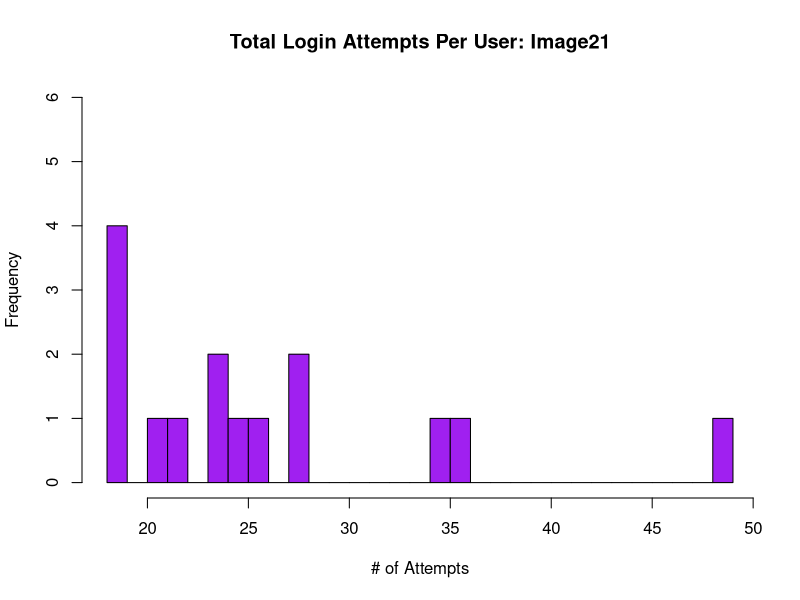
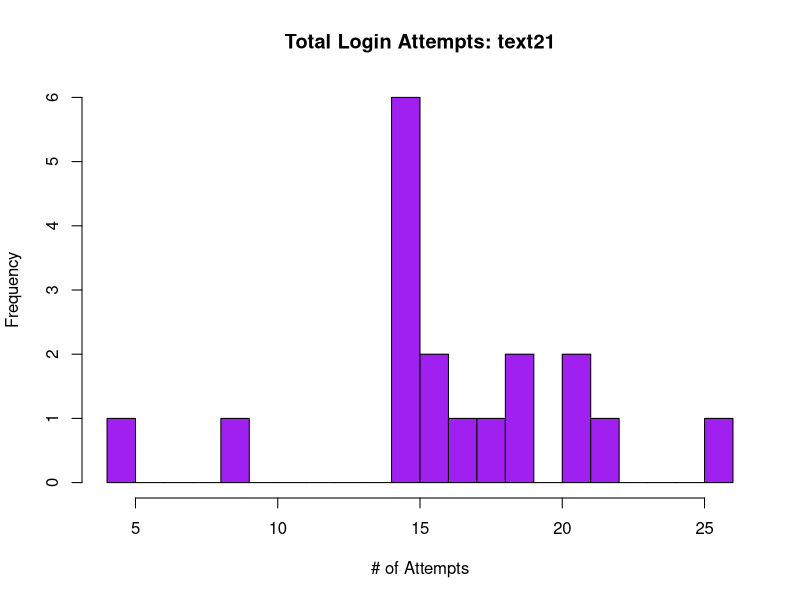
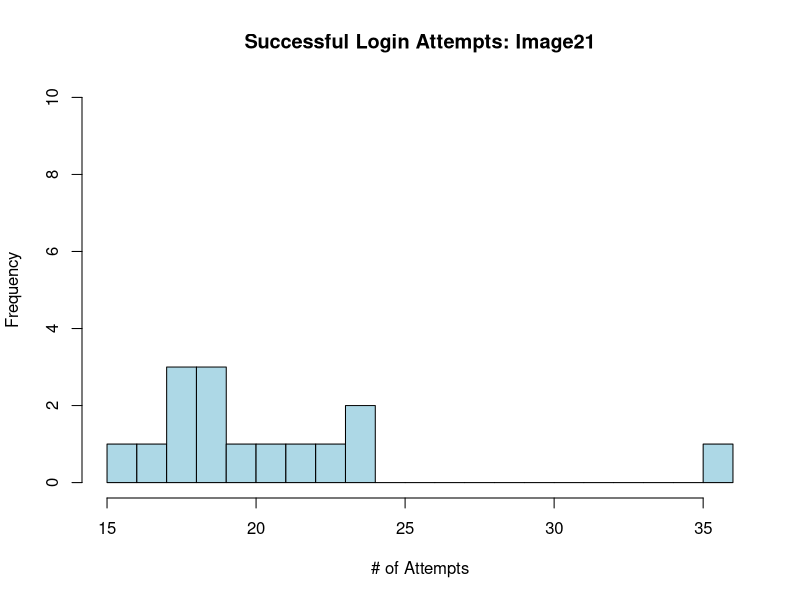
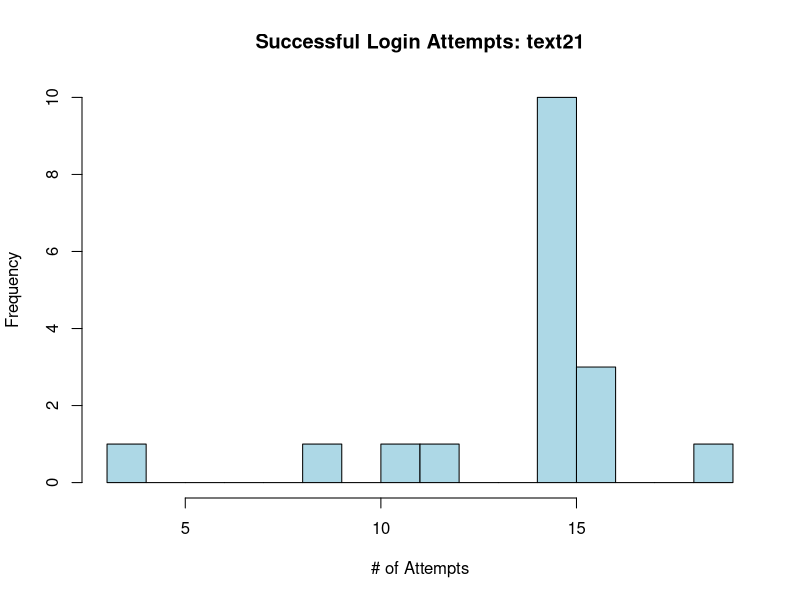
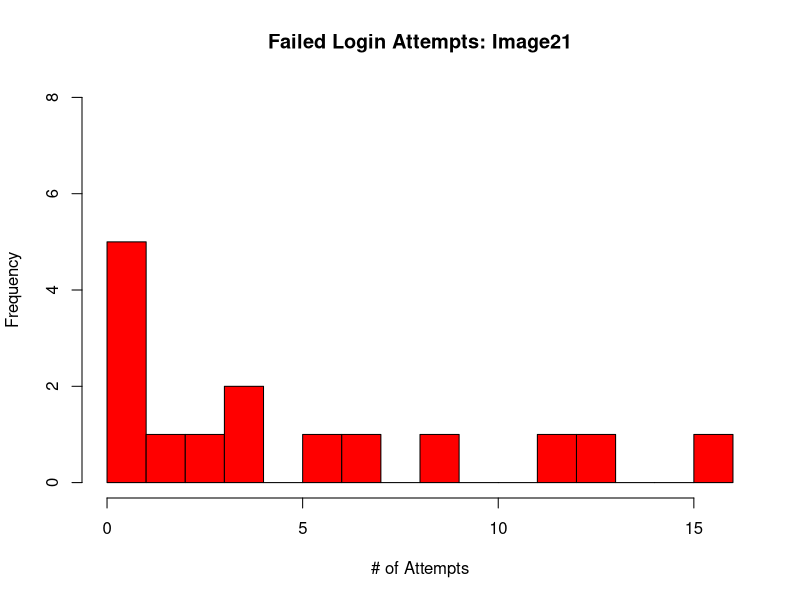
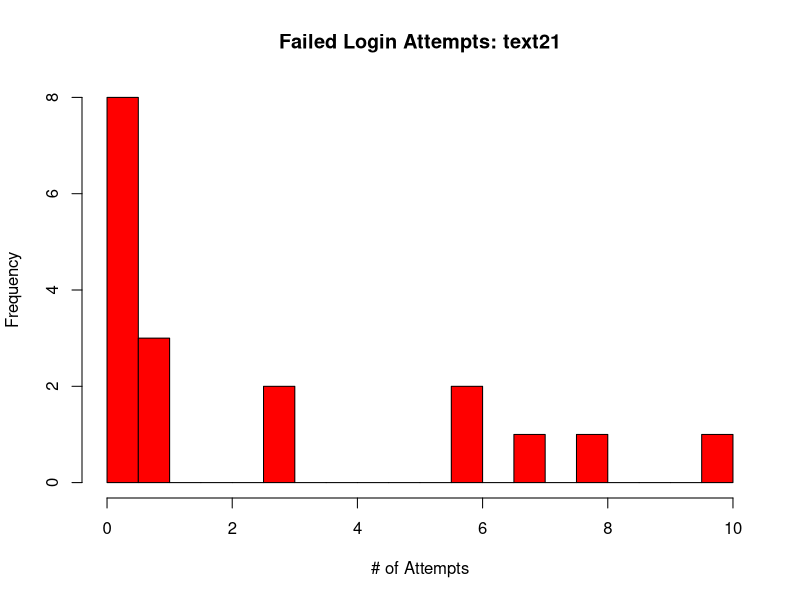
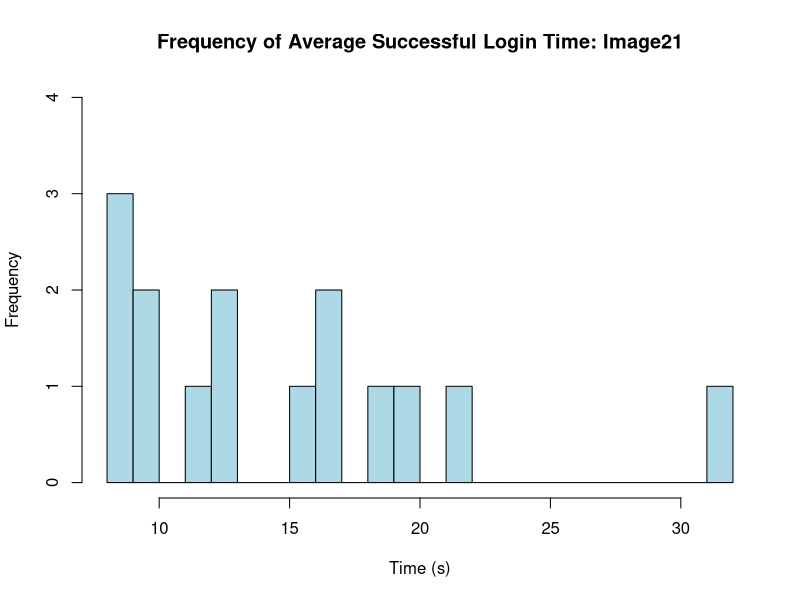
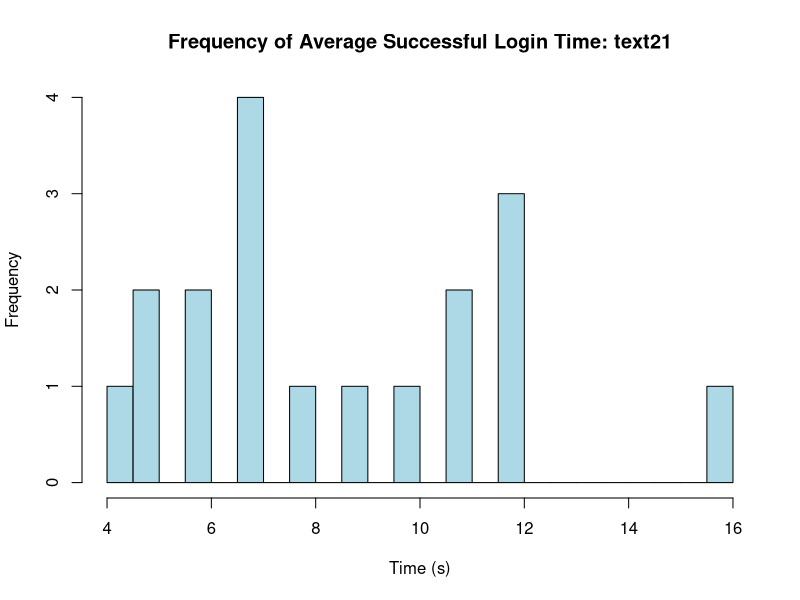

Recreate these plots in R, in order.
# create data frame from csv data
tab = read.csv("data.csv", header = TRUE)
#create seperate data frames for each password scheme
imageTable <- tab[tab$Scheme == "Image21", ]
textTable <- tab[tab$Scheme == "text21", ]
#create histograms for login attempts, for each password scheme
imageTotalHistogram = hist(imageTable$NumLogins,main="Total Login Attempts Per User: Image21",xlab="# of Attempts", ylim=c(0,6),breaks=30, col="purple")
textTotalHistogram = hist(textTable$NumLogins,main="Total Login Attempts: text21",xlab="# of Attempts", breaks=20, col="purple")
imageSuccessfulHistogram = hist(imageTable$NumSuccessful,main="Successful Login Attempts: Image21",xlab="# of Attempts", ylim=c(0,10),breaks=20, col="light blue")
textSuccessfulHistogram = hist(textTable$NumSuccessful,main="Successful Login Attempts: text21",xlab="# of Attempts", breaks=20, col="light blue")
imageFailedHistogram = hist(imageTable$NumFailed,main="Failed Login Attempts: Image21", xlab="# of Attempts",ylim=c(0, 8),breaks=20, col="red")
textFailedHistogram = hist(textTable$NumFailed,main="Failed Login Attempts: text21", xlab="# of Attempts",breaks=20, col="red")
#create histograms for login time for each password scheme
imageSuccessTimeHistogram = hist(imageTable$SuccessTime,main="Frequency of Average Successful Login Time: Image21",xlab="Time (s)", ylim=c(0, 4),breaks=20, col="light blue")      
textSuccessTimeHistogram = hist(textTable$SuccessTime,main="Frequency of Average Successful Login Time: text21",xlab="Time (s)", breaks=20, col="light blue")
imageFailedTimeHistogram = hist(imageTable$FailedTime,main="Frequency of Average Failed Login Time: Image21",xlab="Time (s)", ylim=c(0, 8),breaks=20, col="red")
textFailedTimeHistogram = hist(textTable$FailedTime, main="Frequency of Average Failed Login Time: text21",xlab="Time (s)",breaks=20, col="red")
#create boxplots for login time, with both password schemes on the same graph.
groupedSuccessBoxplot <- boxplot(tab$SuccessTime ~ tab$Scheme, main="Successful Login Time", names=c("Image21", "Text21"), xlab="Login Scheme", ylab="Time (s)", col="light blue")
groupedFailedBoxplot <- boxplot(tab$FailedTime ~ tab$Scheme, main="Failed Login Time", names=c("Image21", "text21"), xlab="Login Scheme",ylab="Time (s)", col="red")
